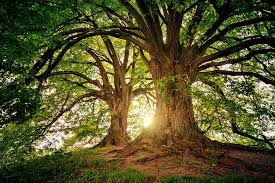
#> input picture TareaMascaras/arbol.jpg, 275 x 183 px, found by its file name
$ python filtroPasaBajas.py
#> lines starting #> are read from the running program, lines starting #| are printed output that depends on the picture; after the words box and inside, x2 and y2 are one past the last pixel; in counts of white or black regions, pixels touching at a corner belong together
import cv2
import numpy as np
import matplotlib.pyplot as plt

def fourier_pasa_bajas(path: str, tam: int):
    # Leemos imagen
#> called with tam = 50
    img = cv2.imread(path, cv2.IMREAD_GRAYSCALE)
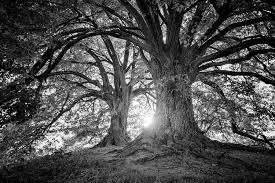
#> img: shape (183, 275); min 0, max 255, mean 79.3
    # Calculamos alto y ancho

    h, w = img.shape
#> h = 183; w = 275
    # Obtenemos el centro de la imagen con una división entera
    c_x, c_y  = h // 2, w // 2
#> c_x = 91; c_y = 137
    # Tamaño del filtro a aplicar, puede ser variable
    radio = tam

    # Calculamos la transformada de Fourier
    f = np.fft.fft2(img)
    # TODO Desplazar el cero de frecuencia al centro
    f_shift = np.fft.fftshift(f)

    # Creamos el filtro pasa altas
    # Creamos una matriz de 1's con las dimensiones de la imagen original
    filtro_pasa_bajas = np.zeros((img.shape[0], img.shape[1]), dtype=np.uint8)
    cv2.circle(filtro_pasa_bajas, (c_x, c_y), radio, 1, -1)
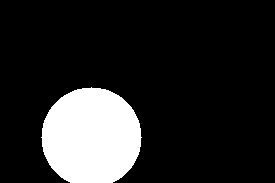
#> filtro_pasa_bajas: shape (183, 275); values 0 (black) and 1 (white), 15.3% white; 1 white region, box (x1, y1, x2, y2) and area: (41, 87, 142, 183) 7722

    # Aplicamos el filtro pasa-altas
    f_shift_filtrado = f_shift * filtro_pasa_bajas

    # Transformada inversa para obtner la imagen filtrada
    f_inv_shift = np.fft.ifftshift(f_shift_filtrado)
    imagen_pasa_bajas = np.abs(np.fft.ifft2(f_inv_shift))
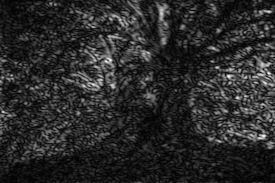
#> imagen_pasa_bajas: shape (183, 275) float64; min 0.0594, max 82.92, mean 13.8; drawn with min black and max white


    return img, imagen_pasa_bajas

path = "D:\\Procesamiento_Imagenes_UP\\TareaMascaras\\arbol.jpg"
# path = "/home/gd_15/Escritorio/Procesamiento_Imagenes_UP/arbol.jpg"
img, imagen_pasa_bajas = fourier_pasa_bajas(path, 50)


plt.subplot(1,2,1)
plt.title("Imagen Original")
plt.imshow(img, cmap="gray")

plt.subplot(1,2,2)
plt.title("Imagen con Filtro Pasa-Bajas")
plt.imshow(imagen_pasa_bajas, cmap="gray")

plt.show()
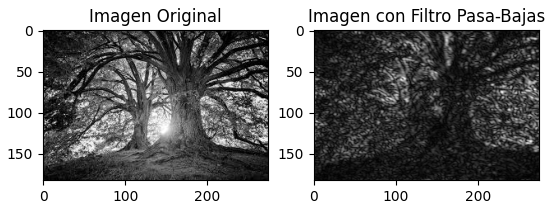
#> figure drawn by matplotlib, 2 panels
